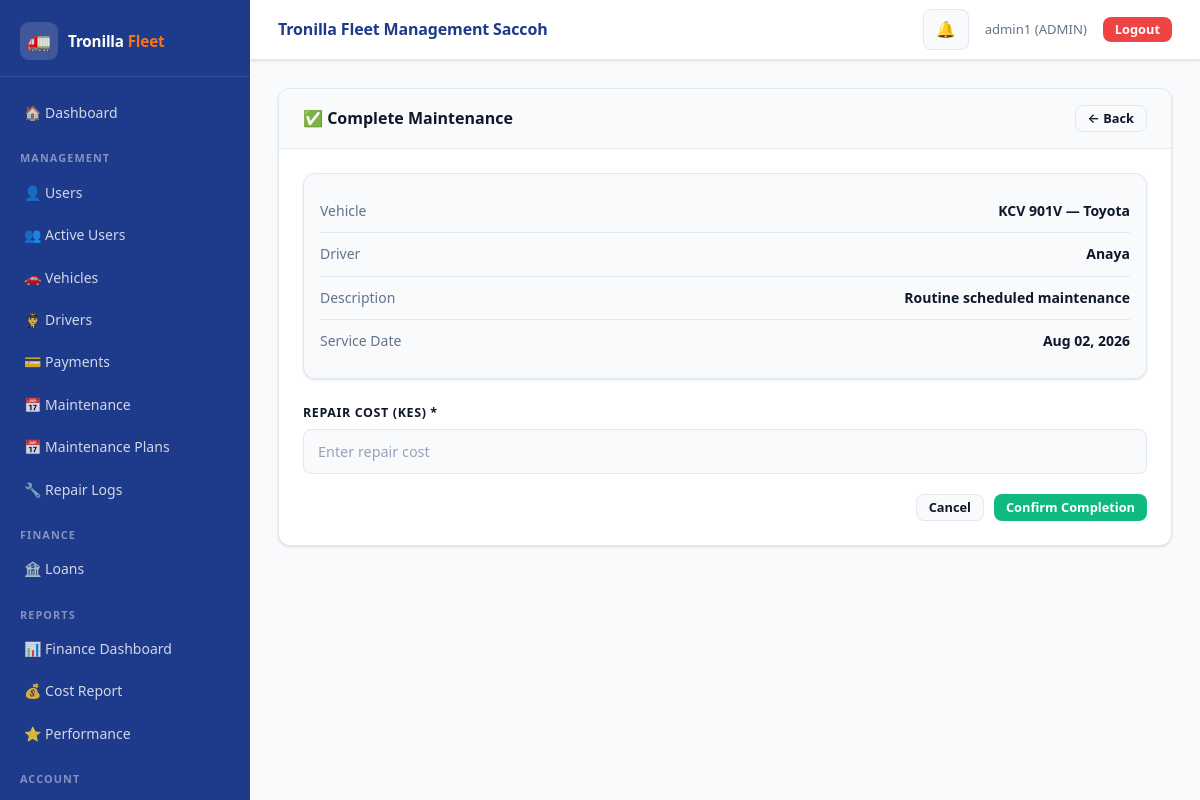
Screenshot of /maintenance/complete/8/ (signed in) with the database file from the repository.
### accounts/models.py (models this page shows, shortened)
class User(AbstractUser):
    ROLE_CHOICES = (
        ('ADMIN', 'Admin'),
        ('DRIVER', 'Driver'),
    )
    role = models.CharField(
        max_length=10,
        choices=ROLE_CHOICES,
        default='DRIVER'
    )
    phone_number = models.CharField(
        max_length=15,
        blank=True,
        null=True,
        unique=True
    )
    is_active_driver = models.BooleanField(default=True)

### maintenance/models.py (models this page shows, shortened)
class MaintenanceSchedule(models.Model):
    ALERT_NONE     = 'NONE'
    ALERT_UPCOMING = 'UPCOMING'
    ALERT_DUE      = 'DUE'
    vehicle      = models.ForeignKey(Vehicle, on_delete=models.CASCADE)
    service_date = models.DateField()
    description  = models.TextField()
    completed    = models.BooleanField(default=False)
    created_at   = models.DateTimeField(auto_now_add=True)
    auto_generated = models.BooleanField(default=False)
    upcoming_alert_sent = models.BooleanField(default=False)
    due_alert_sent      = models.BooleanField(default=False)
    class Meta:
        ordering = ['-service_date']

### vehicles/models.py (models this page shows, shortened)
class Vehicle(models.Model):
    STATUS_CHOICES = (
        ('ACTIVE', 'Active'),
        ('MAINTENANCE', 'Under Maintenance'),
        ('INACTIVE', 'Inactive'),
    )
    number_plate = models.CharField(max_length=20, unique=True)
    model = models.CharField(max_length=100)
    year = models.PositiveIntegerField()
    status = models.CharField(
        max_length=20,
        choices=STATUS_CHOICES,
        default='ACTIVE'
    )
    assigned_driver = models.ForeignKey(
        User,
        on_delete=models.SET_NULL,
        null=True,
        blank=True,
        limit_choices_to={'role': 'DRIVER'}
    )

### maintenance/views.py (the view, shortened to what this page needs)
# urls.py: path('complete/<int:pk>/', views.mark_complete, name='mark_complete'),
@admin_required
def mark_complete(request, pk):
    schedule = get_object_or_404(MaintenanceSchedule, id=pk)
    return render(request, 'mark_complete.html', {'schedule': schedule})

### accounts/permissions.py (called while the page is built)
def admin_required(view_func):
    @wraps(view_func)
    def wrapper(request, *args, **kwargs):
        if request.user.is_authenticated and request.user.role == 'ADMIN':
            response = view_func(request, *args, **kwargs)
            response['Cache-Control'] = 'no-cache, no-store, must-revalidate'
            response['Pragma'] = 'no-cache'
            response['Expires'] = '0'
            return response
        return redirect('login')
    return wrapper

### notifications/context_processors.py (called while the page is built)
def notification_context(request):
    if request.user.is_authenticated:
        notifications = get_user_notifications(request.user)[:10]  # 🔥 limit for navbar
        unread_count = get_unread_count(request.user)
    else:
        notifications = []
        unread_count = 0
    return {
        "notifications": notifications,
        "unread_count": unread_count
    }

### notifications/services.py (called while the page is built)
def get_user_notifications(user):
    return Notification.objects.filter(user=user)

def get_unread_count(user):
    return Notification.objects.filter(
        user=user,
        is_read=False
    ).count()

### maintenance/templates/mark_complete.html (shortened to what this page needs)
{% extends 'base.html' %}
{% block content %}
<div class="form-card">
  <div class="form-card-head">
    <h5>✅ Complete Maintenance</h5>
    <a href="{% url 'schedule_list' %}" class="btn btn-secondary btn-sm">← Back</a>
  </div>
  <div class="form-card-body">
    <div class="card card-p3 mb-4" style="background:var(--surface-2);">
      <div class="vrow">
        <span class="k">Vehicle</span>
        <span class="v">{{ schedule.vehicle.number_plate }} — {{ schedule.vehicle.model }}</span>
      </div>
      <div class="vrow">
        <span class="k">Driver</span>
        <span class="v">
          {% if schedule.vehicle.assigned_driver %}
            {{ schedule.vehicle.assigned_driver.username }}
          {% else %}
            <span style="color:var(--text-muted);">Unassigned</span>
          {% endif %}
        </span>
      </div>
      <div class="vrow">
        <span class="k">Description</span>
        <span class="v">{{ schedule.description }}</span>
      </div>
      <div class="vrow">
        <span class="k">Service Date</span>
        <span class="v">{{ schedule.service_date|date:"M d, Y" }}</span>
      </div>
    </div>
    <form method="POST">
      <div class="field-group">
        <label>Repair Cost (KES) *</label>
        <input type="number" step="0.01" min="0" name="cost"
               placeholder="Enter repair cost" required>
      </div>
      <div class="form-actions" style="padding:0;background:none;border:none;">
        <a href="{% url 'schedule_list' %}" class="btn btn-secondary btn-sm">Cancel</a>
        <button type="submit" class="btn btn-success btn-sm">Confirm Completion</button>
      </div>
    </form>
  </div>
</div>
{% endblock %}

### accounts/templates/base.html (shortened to what this page needs)
<!DOCTYPE html>
<html lang="en">
{% load static %}
<head>
  <link href="https://cdn.jsdelivr.net/npm/bootstrap@5.3.0/dist/css/bootstrap.min.css" rel="stylesheet">
  <link rel="stylesheet" href="{% static 'css/style.css' %}">
</head>
<body>
<div class="layout-wrap">
  <aside class="sidebar" id="sidebar">
    <div class="sidebar-brand">
      <div class="brand-icon">🚛</div>
      <div class="brand-name">Tronilla <span>Fleet</span></div>
    </div>
    <nav class="sidebar-nav" onclick="handleNavClick(event)">
      {% if request.user.is_authenticated %}
        <a href="{% if request.user.role == 'ADMIN' %}{% url 'admin_dashboard' %}{% else %}{% url 'driver_dashboard' %}{% endif %}">
          🏠 Dashboard
        </a>
        {% if request.user.role == 'ADMIN' %}
          <div class="sidebar-section-label">Management</div>
          <a href="{% url 'user_list' %}">👤 Users</a>
          <a href="{% url 'active_users' %}">👥 Active Users</a>
          <a href="{% url 'vehicle_list' %}">🚗 Vehicles</a>
          <a href="{% url 'driver_list' %}">👨‍✈️ Drivers</a>
          <a href="{% url 'admin_payment_list' %}">💳 Payments</a>
          <a href="{% url 'schedule_list' %}">📅 Maintenance</a>
          <a href="{% url 'maintenance_plans' %}">📅 Maintenance Plans</a>
          <a href="{% url 'repair_logs' %}">🔧 Repair Logs</a>
          <div class="sidebar-section-label">Finance</div>
          <a href="{% url 'loan_list' %}">🏦 Loans</a>
          <div class="sidebar-section-label">Reports</div>
          <a href="{% url 'dashboard' %}">📊 Finance Dashboard</a>
          <a href="{% url 'cost_report' %}">💰 Cost Report</a>
          <a href="{% url 'performance_report' %}">⭐ Performance</a>
        {% endif %}
        <div class="sidebar-section-label">Account</div>
        <a href="{% url 'logout' %}" style="color:#fca5a5;">🚪 Logout</a>
      {% endif %}
    </nav>
  </aside>
  <div class="main-wrap">
    <header class="topbar">
      <div class="topbar-title">Tronilla Fleet Management Saccoh</div>
      <div class="topbar-right">
        {% if request.user.is_authenticated %}
          <div style="position:relative;">
            <button class="notif-btn" id="notif-toggle">
              🔔
            </button>
          </div>
          <span class="topbar-user">{{ request.user.username }} ({{ request.user.role }})</span>
          <a href="{% url 'logout' %}" class="btn btn-danger btn-sm d-md-inline-flex">Logout</a>
        {% endif %}
      </div>
    </header>
    <div class="page-content">
      {% block content %}{% endblock %}
    </div>
  </div>
</div>
</body>
</html>

### rows the page displays
User: user.username "admin1", user.role "ADMIN"
MaintenanceSchedule: vehicle.number_plate "KCV 901V", vehicle.model "Toyota", vehicle.assigned_driver.username "Anaya", description "Routine scheduled maintenance", service_date "Aug 02, 2026"
